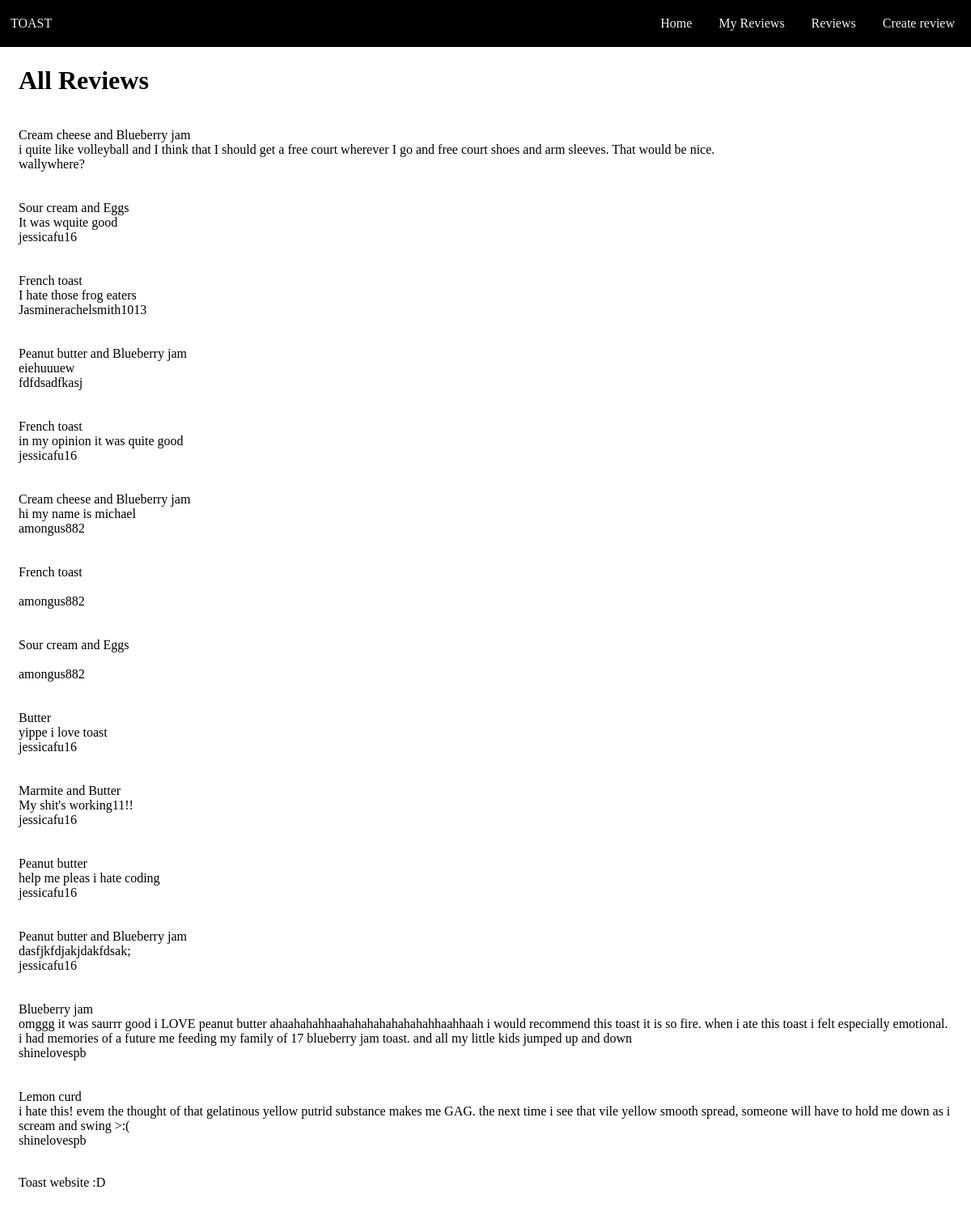
The app's page /reviews with its own data.
### tables this page shows
CREATE TABLE Reviews (id INTEGER PRIMARY KEY AUTOINCREMENT, user_id INTEGER REFERENCES Users (id), review TEXT NOT NULL, toast_id);

CREATE TABLE Toast (id INTEGER PRIMARY KEY AUTOINCREMENT, description TEXT NOT NULL);

CREATE TABLE Users (id INTEGER PRIMARY KEY AUTOINCREMENT, username TEXT UNIQUE NOT NULL, password TEXT NOT NULL);

### routes.py (the view)
@app.route('/reviews')
def show_all_reviews():
    query = 'SELECT description, review, username FROM Reviews JOIN Toast ON reviews.toast_id = toast.id JOIN Users ON reviews.user_id = users.id'
    reviews = sql_queries(query, 1)
    return render_template("reviews.html", reviews=reviews)

### routes.py (called while the page is built)
def sql_queries(query, option):
    connection = sqlite3.connect('toast.db')
    cursor = connection.cursor()
    cursor.execute(query)
    if option == 0:
        result = cursor.fetchone()
        return result
    elif option == 1:
        result = cursor.fetchall()
        return result
    elif option == 2:
        connection.commit()
    connection.close()

### templates/reviews.html
{% extends 'layout.html' %}
{% block h1 -%}All Reviews{%- endblock %}
{% block main -%}
    {% for review in reviews %}
        <br>
        {{ review[0] }}
        <br>
        {{ review[1] }}
        <br>
        {{ review[2] }}
        <br>
        <br>
    {% endfor %}
{%- endblock %}

### templates/layout.html (shortened to what this page needs)
<!DOCTYPE html>
<html lang="en">
    <head>
        <link rel="stylesheet" href="static/style.css">
    </head>
    <body>
        <header>
            <h1>
                <br>
                {% block h1 %}{% endblock %}
            </h1>
        </header>
        <navbar>
            <div>
                <a href="/" id="home_toast">TOAST</a>
                <a href="/create_review" class="object">Create review</a>
                <a href="/reviews" class="object">Reviews</a>
                <a href="/my_reviews" class="object">My Reviews</a>
                <a href="/" class="object">Home</a>
            </div>
        </navbar>
        <main>
            {% block main %}
            {% endblock %}
        </main>
        <footer>
            <p>Toast website :D</p>
        </footer>
    </body>
</html>

### static/style.css (style rules this page uses)
body { word-wrap: break-word; padding:15px; }
div { background-color: #000000; padding-right: 94.7%; position: fixed; top: 0; left: 0; right: 0; width: 100%; z-index: 100; }
.object { float: right; display: block; color: #f2f2f2; text-align: center; text-decoration: none; padding: 20px; padding-left: 13px; font-size: 16px; font-family: 'Arvo'; }
#home_toast { float: left; display: block; color: #f2f2f2; text-align: center; text-decoration: none; padding: 20px; padding-left: 13px; font-size: 16px; font-family: 'Arvo' }

### records on screen
Reviews: description "Cream cheese and Blueberry jam", review "i quite like volleyball and I think that I should get a free court wherever I go and free court shoes and arm sleeves. That would be nice.", username "wallywhere?"
Reviews: description "Sour cream and Eggs", review "It was wquite good", username "jessicafu16"
Reviews: description "French toast", review "I hate those frog eaters", username "Jasminerachelsmith1013"
Reviews: description "Peanut butter and Blueberry jam", review "eiehuuuew", username "fdfdsadfkasj"
Reviews: description "French toast", review "in my opinion it was quite good", username "jessicafu16"
Reviews: description "Cream cheese and Blueberry jam", review "hi my name is michael", username "amongus882"
Reviews: description "French toast", username "amongus882"
Reviews: description "Sour cream and Eggs", username "amongus882"
Reviews: description "Butter", review "yippe i love toast", username "jessicafu16"
Reviews: description "Marmite and Butter", review "My shit's working11!!", username "jessicafu16"
Reviews: description "Peanut butter", review "help me pleas i hate coding", username "jessicafu16"
Reviews: description "Peanut butter and Blueberry jam", review "dasfjkfdjakjdakfdsak;", username "jessicafu16"
Reviews: description "Blueberry jam", review "omggg it was saurrr good i LOVE peanut butter ahaahahahhaahahahahahahahahhaahhaah i would recommend this toast it is so fire. when i ate this toast i felt especially emotional. i had memories of a future me feeding my family of 17 blueberry jam toast. and all my little kids jumped up and down", username "shinelovespb"
Reviews: description "Lemon curd", review "i hate this! evem the thought of that gelatinous yellow putrid substance makes me GAG. the next time i see that vile yellow smooth spread, someone will have to hold me down as i scream and swing >:(", username "shinelovespb"
